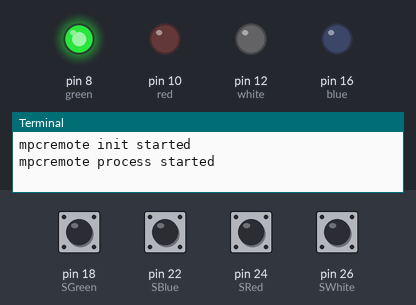
This program was run on a simulated Raspberry Pi (header pin numbers). Parts: output pins drawn as LEDs (lit = HIGH), the last lines printed to the terminal. Dashed ring = blinking. The test bench sets the inputs (shaded band); at power-on: pin 18 (SGreen), pin 22 (SBlue), pin 24 (SRed), pin 26 (SWhite) HIGH. Sound played through the audio output is not drawn and takes no time.

Above: at 1.2 s.
1.3 s: pin 18 (SGreen) pulled LOW for 0.15 s
At 3.0 s:
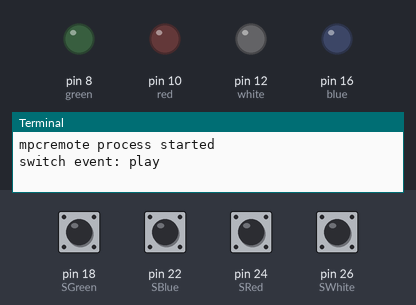
4.4 s: pin 22 (SBlue) pulled LOW for 0.15 s
At 4.57 s:
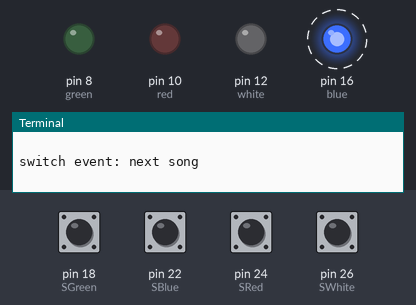
7.4 s: pin 24 (SRed) pulled LOW for 0.15 s
At 7.64 s:
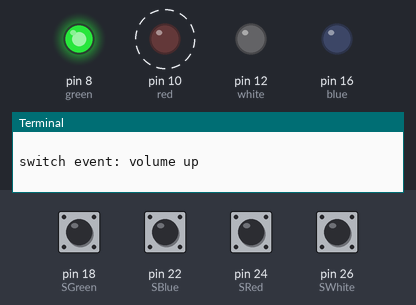
10.4 s: pin 26 (SWhite) pulled LOW for 0.15 s
At 10.63 s:
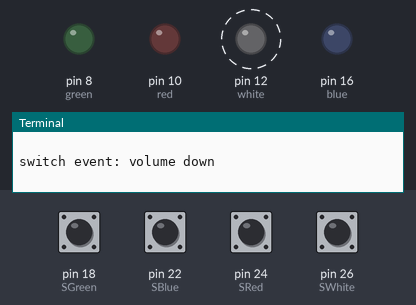
13.4 s: pin 22 (SBlue) pulled LOW for 1 s
At 13.55 s:
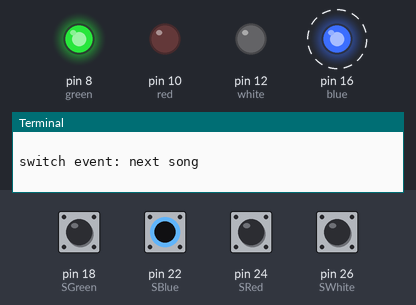
16.4 s: pin 18 (SGreen) pulled LOW for 1 s
Timing chart, 0 to 20.3 s (numbered marks = the images above; inputs shaded):
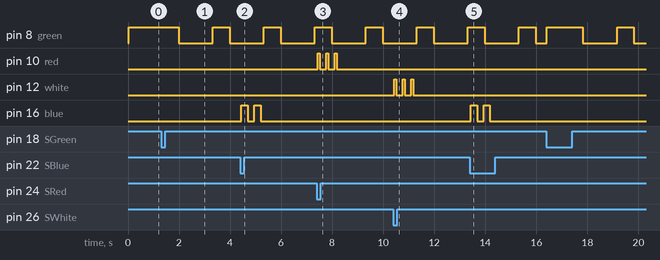

Measured:
- after the input at 1.3 s, pin 8 (green): HIGH → LOW after 0.68 s, → HIGH 1.3 s later, → LOW 0.66 s later
- after the input at 4.4 s, pin 16 (blue): alternates HIGH for 0.25 s and LOW for 0.25 s, 4 changes in all, then stays LOW, starting after 0.05 s
- after the input at 7.4 s, pin 10 (red): alternates HIGH for 0.07 s and LOW for 0.27 s, 6 changes in all, then stays LOW, starting at once
- after the input at 10.4 s, pin 12 (white): alternates HIGH for 0.07 s and LOW for 0.27 s, 6 changes in all, then stays LOW, starting at once
- after the input at 13.4 s, pin 16 (blue): alternates HIGH for 0.25 s and LOW for 0.25 s, 4 changes in all, then stays LOW, starting at once

The program:

mpcremote.py
```python
#!/usr/bin/env python
# coding: UTF-8

import RPi.GPIO as GPIO
import Queue, time
import subprocess

def setup():
    print "mpcremote init started"
    global q
    q = Queue.Queue()
    q.put(['green',100, 0])
    GPIO.setmode(GPIO.BOARD)       # Numbers GPIOs by physical location
    # setting up LEDs
    GPIO.setup(8, GPIO.OUT) #green
    GPIO.setup(10, GPIO.OUT) #red
    GPIO.setup(12, GPIO.OUT) #white
    GPIO.setup(16, GPIO.OUT) #blue
    global green, red, blue, white
    green  = GPIO.PWM(8,.5)
    red = GPIO.PWM(10,3)
    blue = GPIO.PWM(16,2)
    white = GPIO.PWM(12,3)
    green.start(0)
    red.start(0)
    blue.start(0)
    white.start(0)

    # setting up switches
    global SGreen, SBlue, SRed, SWhite
    SGreen = 18 # Play/Pause
    SBlue = 22 # next song
    SRed = 24 # volume up
    SWhite = 26 # volume down
    GPIO.setup(SGreen, GPIO.IN, pull_up_down=GPIO.PUD_UP)
    GPIO.setup(SBlue, GPIO.IN, pull_up_down=GPIO.PUD_UP)
    GPIO.setup(SRed, GPIO.IN, pull_up_down=GPIO.PUD_UP)
    GPIO.setup(SWhite, GPIO.IN, pull_up_down=GPIO.PUD_UP)

    # stopping mpd
    subprocess.call("mpc stop", shell=True, stdout=subprocess.PIPE, stderr=subprocess.PIPE)


def flashLED():
    while not q.empty():
        tasks=q.get() # ["color", int(dutycycle), int(delay)]
        if tasks[0] == "white":
            white.ChangeDutyCycle(tasks[1])
        if tasks[0] == "green":
            green.ChangeDutyCycle(tasks[1])
        if tasks[0] == "blue":
            blue.ChangeDutyCycle(tasks[1])
        if tasks[0] == "red":
            red.ChangeDutyCycle(tasks[1])
        time.sleep(tasks[2])

def remote():
    print "mpcremote process started"
    Play = False
    while True:
        SGreen_Status = GPIO.input(SGreen)
        SRed_Status = GPIO.input(SRed)
        SBlue_Status = GPIO.input(SBlue)
        SWhite_Status = GPIO.input(SWhite)
        if SGreen_Status == False and SWhite_Status == False:
            print('switch event: reset')
            q.put(['green',50,0])
            q.put(['white',50,0])
            q.put(['red',50,0])
            q.put(['blue',50,3])
            q.put(['green',100,0])
            q.put(['white',0,0])
            q.put(['red',0,0])
            q.put(['blue',0,0])
            subprocess.call("sudo reboot 0", shell=True, stdout=subprocess.PIPE, stderr=subprocess.PIPE)
        elif SGreen_Status == False:
            Play = not Play
            if Play:
                print('switch event: play')
                q.put(['green',33,0.2])
                flashLED()
            else:
                print('switch event: pause')
                q.put(['green',100,0.2])
                flashLED()
            subprocess.call("mpc toggle", shell=True, stdout=subprocess.PIPE, stderr=subprocess.PIPE)
            print subprocess.check_output(["mpc", "status"])
        elif SRed_Status == False:
            print('switch event: volume up')
            subprocess.call("mpc vol +10", shell=True, stdout=subprocess.PIPE, stderr=subprocess.PIPE)
            print subprocess.check_output(["mpc", "status"])
            q.put(['red',20,1])
            flashLED()
            q.put(['red',0,0])
            flashLED()
        elif SBlue_Status == False:
            subprocess.call("mpc next", shell=True, stdout=subprocess.PIPE, stderr=subprocess.PIPE)
            print('switch event: next song')
            print subprocess.check_output(["mpc", "status"])
            q.put(['blue',50,1])
            flashLED()
            q.put(['blue',0,0])
            flashLED()
            if not Play:
                q.put(['green',33,0.2])
                flashLED()
                Play = not Play
        elif SWhite_Status == False:
            print('switch event: volume down')
            subprocess.call("mpc vol -10", shell=True, stdout=subprocess.PIPE, stderr=subprocess.PIPE)
            print subprocess.check_output(["mpc", "status"])
            q.put(['white',20,1])
            flashLED()
            q.put(['white',0,0])
            flashLED()
        time.sleep(0.02)
        flashLED()


def destroy():
    green.stop()
    red.stop()
    blue.stop()
    white.stop()
    GPIO.cleanup()                  # Release resource
    # stopping mpd
    subprocess.call("mpc stop", shell=True, stdout=subprocess.PIPE, stderr=subprocess.PIPE)
    print " pressed, process killed"
    print subprocess.check_output(["mpc", "status"])


if __name__ == '__main__':     # Program start from here
    setup()
    try:
        remote()
    except KeyboardInterrupt:  # When 'Ctrl+C' is pressed, the child program destroy() will be  executed.
        destroy()
```
